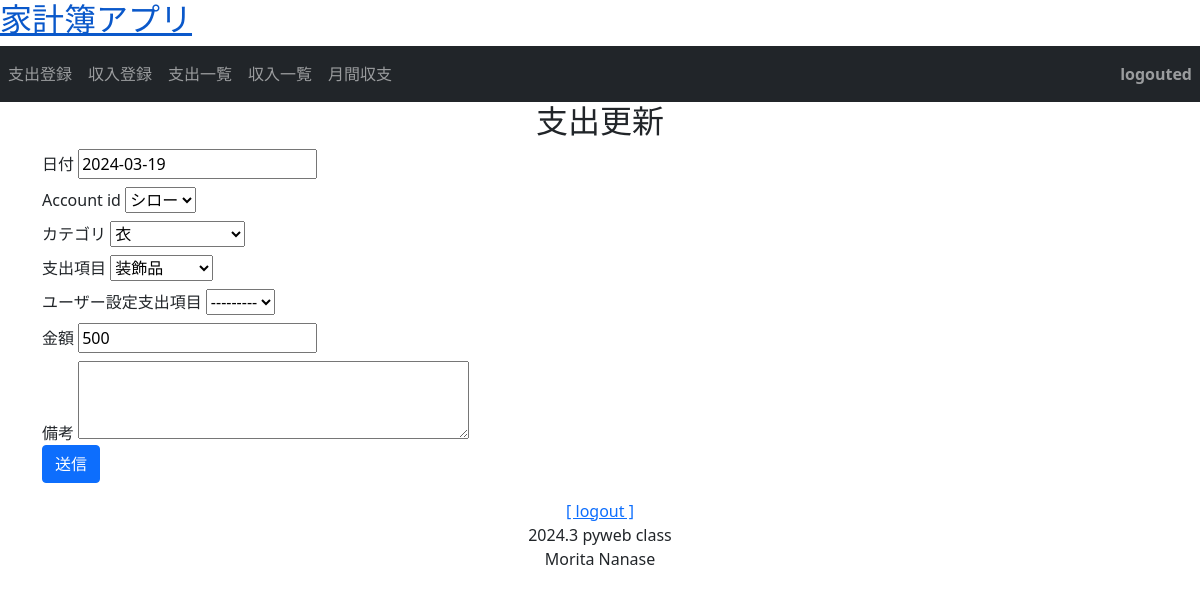
/money/payment_update/5/, run on the app's committed database.
### money/models.py (models this page shows, shortened)
class Payment(models.Model):
    date = models.DateField('日付')
    account_id = models.ForeignKey(User, on_delete=models.SET_NULL, null=True)
    category = models.ForeignKey(PaymentCategory, on_delete=models.PROTECT, verbose_name='カテゴリ')
    item = models.ForeignKey(PaymentItem, verbose_name='支出項目', on_delete=models.SET_NULL, null=True, blank=True)
    user_item = models.ForeignKey(PaymentOrigItem, verbose_name='ユーザー設定支出項目', on_delete=models.SET_NULL, null=True, blank=True)
    price = models.IntegerField('金額')
    description = models.TextField('備考', null=True, blank=True)

### accounts/models.py (models this page shows)
class User(AbstractBaseUser, PermissionsMixin):
    account_id = models.CharField(
        verbose_name=_("account_id"),
        unique=True,
        max_length=10
    )
    email = models.EmailField(
        verbose_name=_("email"),
        unique=True
    )
    family_name = models.ForeignKey(
        Family,
        verbose_name=_("家名"),
        on_delete=models.CASCADE,
        null=True,
        default=None  # デフォルト値
    )
    first_name = models.CharField(
        verbose_name=_("名前"),
        max_length=150,
        null=True,
        blank=False
    )
    is_superuser = models.BooleanField(
        verbose_name=_("is_superuer"),
        default=False
    )
    is_staff = models.BooleanField(
        verbose_name=_('staff status'),
        default=True,
    )
    is_active = models.BooleanField(
        verbose_name=_('active'),
        default=True,
    )
    created_at = models.DateTimeField(
        verbose_name=_("created_at"),
        auto_now_add=True
    )
    updated_at = models.DateTimeField(
        verbose_name=_("updateded_at"),
        auto_now=True
    )
    objects = UserManager()
    USERNAME_FIELD = 'account_id' # ログイン時、ユーザー名の代わりにaccount_idを使用
    REQUIRED_FIELDS = ['email']  # スーパーユーザー作成時にemailも設定
    def __str__(self):
        return self.account_id

### money/views.py (the view, shortened to what this page needs)
# urls.py: path('money/payment_update/<int:pk>/', views.PaymentUpdate.as_view(), name='payment_update'),
class PaymentUpdate(generic.UpdateView):
    template_name = 'money/create.html'
    model = Payment
    form_class = PaymentCreateForm
    def get_context_data(self, **kwargs): # オーバーライド
        context = super().get_context_data(**kwargs) # 親クラスの get_context_dataメソッドを実行
        context['page_title'] = '支出更新' # contextに追加
        return context

### money/forms.py
class PaymentCreateForm(forms.ModelForm):
    class Meta:
        model = Payment
        fields = '__all__'
        widgets = {
            'description': forms.Textarea(attrs={'rows': 3})  # 備考欄の大きさを3行に設定
        }
    def __init__(self, *args, **kwargs):
        super().__init__(*args, **kwargs)
        for field in self.fields.values():
            field.widget.attrs['class'] = 'form'
            field.widget.attrs['autocomplete'] = 'off'

### money/models.py (called while the page is built)
    def __str__(self):
        return self.name

    def __str__(self):
        return self.name

### money/my_context_processor.py (called while the page is built)
def common(request): # 家計簿アプリの共通コンテクスト
    now = timezone.now()
    return {"now_year": now.year,
            "now_month": now.month}

### money/templates/money/create.html (shortened to what this page needs)
{% extends 'money/base.html' %}
{% block title %}
  <h2>{{ page_title }}</h2>
{% endblock %}
{% block content %}
  <form method="POST">
    {% for field in form %}
    <div class="mt-2">
      <label class="label mr-4">{{ field.label }}</label>
      {{ field }}
    </div>
    {% endfor %}
    <button class="btn btn-primary" type="submit" name="button">送信</button>
  </form>
<link rel="stylesheet" href="https://cdnjs.cloudflare.com/ajax/libs/jqueryui/1.12.1/themes/base/jquery-ui.min.css">
{% endblock %}

### data on the page
Payment: form "2024-03-19" "衣" "装飾品" "---------" "500"
User: form "シロー"

### other printed values
{{ page_title }} "支出更新"
{{ field.label }} "日付" "Account id" "カテゴリ" "支出項目" "ユーザー設定支出項目" "金額" "備考"
